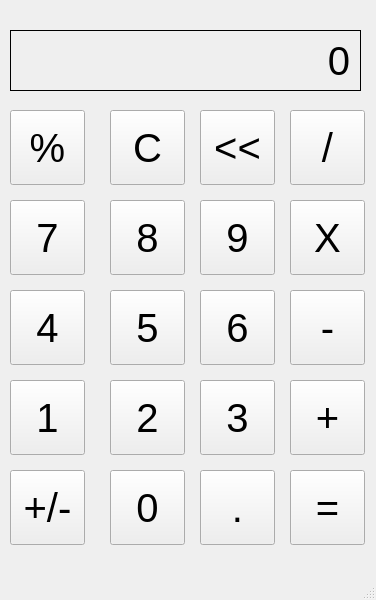
<?xml version="1.0" encoding="UTF-8"?>
<ui version="4.0">
 <class>MainWindow</class>
 <widget class="QMainWindow" name="MainWindow">
  <property name="geometry">
   <rect>
    <x>0</x>
    <y>0</y>
    <width>376</width>
    <height>600</height>
   </rect>
  </property>
  <property name="windowTitle">
   <string>Calculator</string>
  </property>
  <widget class="QWidget" name="centralwidget">
   <widget class="QLabel" name="output_label">
    <property name="geometry">
     <rect>
      <x>10</x>
      <y>30</y>
      <width>351</width>
      <height>61</height>
     </rect>
    </property>
    <property name="font">
     <font>
      <pointsize>30</pointsize>
     </font>
    </property>
    <property name="frameShape">
     <enum>QFrame::Box</enum>
    </property>
    <property name="frameShadow">
     <enum>QFrame::Plain</enum>
    </property>
    <property name="text">
     <string>0</string>
    </property>
    <property name="textFormat">
     <enum>Qt::AutoText</enum>
    </property>
    <property name="alignment">
     <set>Qt::AlignRight|Qt::AlignTrailing|Qt::AlignVCenter</set>
    </property>
    <property name="margin">
     <number>13</number>
    </property>
   </widget>
   <widget class="QPushButton" name="percentButton">
    <property name="geometry">
     <rect>
      <x>10</x>
      <y>110</y>
      <width>75</width>
      <height>75</height>
     </rect>
    </property>
    <property name="font">
     <font>
      <pointsize>30</pointsize>
     </font>
    </property>
    <property name="text">
     <string>%</string>
    </property>
   </widget>
   <widget class="QPushButton" name="clearButton">
    <property name="geometry">
     <rect>
      <x>110</x>
      <y>110</y>
      <width>75</width>
      <height>75</height>
     </rect>
    </property>
    <property name="font">
     <font>
      <pointsize>30</pointsize>
     </font>
    </property>
    <property name="text">
     <string>C</string>
    </property>
   </widget>
   <widget class="QPushButton" name="arrowButton">
    <property name="geometry">
     <rect>
      <x>200</x>
      <y>110</y>
      <width>75</width>
      <height>75</height>
     </rect>
    </property>
    <property name="font">
     <font>
      <pointsize>30</pointsize>
     </font>
    </property>
    <property name="text">
     <string>&lt;&lt;</string>
    </property>
   </widget>
   <widget class="QPushButton" name="divideButton">
    <property name="geometry">
     <rect>
      <x>290</x>
      <y>110</y>
      <width>75</width>
      <height>75</height>
     </rect>
    </property>
    <property name="font">
     <font>
      <pointsize>30</pointsize>
     </font>
    </property>
    <property name="text">
     <string>/</string>
    </property>
   </widget>
   <widget class="QPushButton" name="nineButton">
    <property name="geometry">
     <rect>
      <x>200</x>
      <y>200</y>
      <width>75</width>
      <height>75</height>
     </rect>
    </property>
    <property name="font">
     <font>
      <pointsize>30</pointsize>
     </font>
    </property>
    <property name="text">
     <string>9</string>
    </property>
   </widget>
   <widget class="QPushButton" name="eightButton">
    <property name="geometry">
     <rect>
      <x>110</x>
      <y>200</y>
      <width>75</width>
      <height>75</height>
     </rect>
    </property>
    <property name="font">
     <font>
      <pointsize>30</pointsize>
     </font>
    </property>
    <property name="text">
     <string>8</string>
    </property>
   </widget>
   <widget class="QPushButton" name="multiplyButton">
    <property name="geometry">
     <rect>
      <x>290</x>
      <y>200</y>
      <width>75</width>
      <height>75</height>
     </rect>
    </property>
    <property name="font">
     <font>
      <pointsize>30</pointsize>
     </font>
    </property>
    <property name="text">
     <string>X</string>
    </property>
   </widget>
   <widget class="QPushButton" name="sevenButton">
    <property name="geometry">
     <rect>
      <x>10</x>
      <y>200</y>
      <width>75</width>
      <height>75</height>
     </rect>
    </property>
    <property name="font">
     <font>
      <pointsize>30</pointsize>
     </font>
    </property>
    <property name="text">
     <string>7</string>
    </property>
   </widget>
   <widget class="QPushButton" name="sixButton">
    <property name="geometry">
     <rect>
      <x>200</x>
      <y>290</y>
      <width>75</width>
      <height>75</height>
     </rect>
    </property>
    <property name="font">
     <font>
      <pointsize>30</pointsize>
     </font>
    </property>
    <property name="text">
     <string>6</string>
    </property>
   </widget>
   <widget class="QPushButton" name="fiveButton">
    <property name="geometry">
     <rect>
      <x>110</x>
      <y>290</y>
      <width>75</width>
      <height>75</height>
     </rect>
    </property>
    <property name="font">
     <font>
      <pointsize>30</pointsize>
     </font>
    </property>
    <property name="text">
     <string>5</string>
    </property>
   </widget>
   <widget class="QPushButton" name="minusButton">
    <property name="geometry">
     <rect>
      <x>290</x>
      <y>290</y>
      <width>75</width>
      <height>75</height>
     </rect>
    </property>
    <property name="font">
     <font>
      <pointsize>30</pointsize>
     </font>
    </property>
    <property name="text">
     <string>-</string>
    </property>
   </widget>
   <widget class="QPushButton" name="fourButton">
    <property name="geometry">
     <rect>
      <x>10</x>
      <y>290</y>
      <width>75</width>
      <height>75</height>
     </rect>
    </property>
    <property name="font">
     <font>
      <pointsize>30</pointsize>
     </font>
    </property>
    <property name="text">
     <string>4</string>
    </property>
   </widget>
   <widget class="QPushButton" name="threeButton">
    <property name="geometry">
     <rect>
      <x>200</x>
      <y>380</y>
      <width>75</width>
      <height>75</height>
     </rect>
    </property>
    <property name="font">
     <font>
      <pointsize>30</pointsize>
     </font>
    </property>
    <property name="text">
     <string>3</string>
    </property>
   </widget>
   <widget class="QPushButton" name="twoButton">
    <property name="geometry">
     <rect>
      <x>110</x>
      <y>380</y>
      <width>75</width>
      <height>75</height>
     </rect>
    </property>
    <property name="font">
     <font>
      <pointsize>30</pointsize>
     </font>
    </property>
    <property name="text">
     <string>2</string>
    </property>
   </widget>
   <widget class="QPushButton" name="plusButton">
    <property name="geometry">
     <rect>
      <x>290</x>
      <y>380</y>
      <width>75</width>
      <height>75</height>
     </rect>
    </property>
    <property name="font">
     <font>
      <pointsize>30</pointsize>
     </font>
    </property>
    <property name="text">
     <string>+</string>
    </property>
   </widget>
   <widget class="QPushButton" name="oneButton">
    <property name="geometry">
     <rect>
      <x>10</x>
      <y>380</y>
      <width>75</width>
      <height>75</height>
     </rect>
    </property>
    <property name="font">
     <font>
      <pointsize>30</pointsize>
     </font>
    </property>
    <property name="text">
     <string>1</string>
    </property>
   </widget>
   <widget class="QPushButton" name="decimalButton">
    <property name="geometry">
     <rect>
      <x>200</x>
      <y>470</y>
      <width>75</width>
      <height>75</height>
     </rect>
    </property>
    <property name="font">
     <font>
      <pointsize>30</pointsize>
     </font>
    </property>
    <property name="text">
     <string>.</string>
    </property>
   </widget>
   <widget class="QPushButton" name="zeroButton">
    <property name="geometry">
     <rect>
      <x>110</x>
      <y>470</y>
      <width>75</width>
      <height>75</height>
     </rect>
    </property>
    <property name="font">
     <font>
      <pointsize>30</pointsize>
     </font>
    </property>
    <property name="text">
     <string>0</string>
    </property>
   </widget>
   <widget class="QPushButton" name="equalButton">
    <property name="geometry">
     <rect>
      <x>290</x>
      <y>470</y>
      <width>75</width>
      <height>75</height>
     </rect>
    </property>
    <property name="font">
     <font>
      <pointsize>30</pointsize>
     </font>
    </property>
    <property name="text">
     <string>=</string>
    </property>
   </widget>
   <widget class="QPushButton" name="plusminusButton">
    <property name="geometry">
     <rect>
      <x>10</x>
      <y>470</y>
      <width>75</width>
      <height>75</height>
     </rect>
    </property>
    <property name="font">
     <font>
      <pointsize>30</pointsize>
     </font>
    </property>
    <property name="text">
     <string>+/-</string>
    </property>
   </widget>
  </widget>
  <widget class="QMenuBar" name="menubar">
   <property name="geometry">
    <rect>
     <x>0</x>
     <y>0</y>
     <width>376</width>
     <height>22</height>
    </rect>
   </property>
  </widget>
  <widget class="QStatusBar" name="statusbar"/>
 </widget>
 <resources/>
 <connections/>
</ui>
